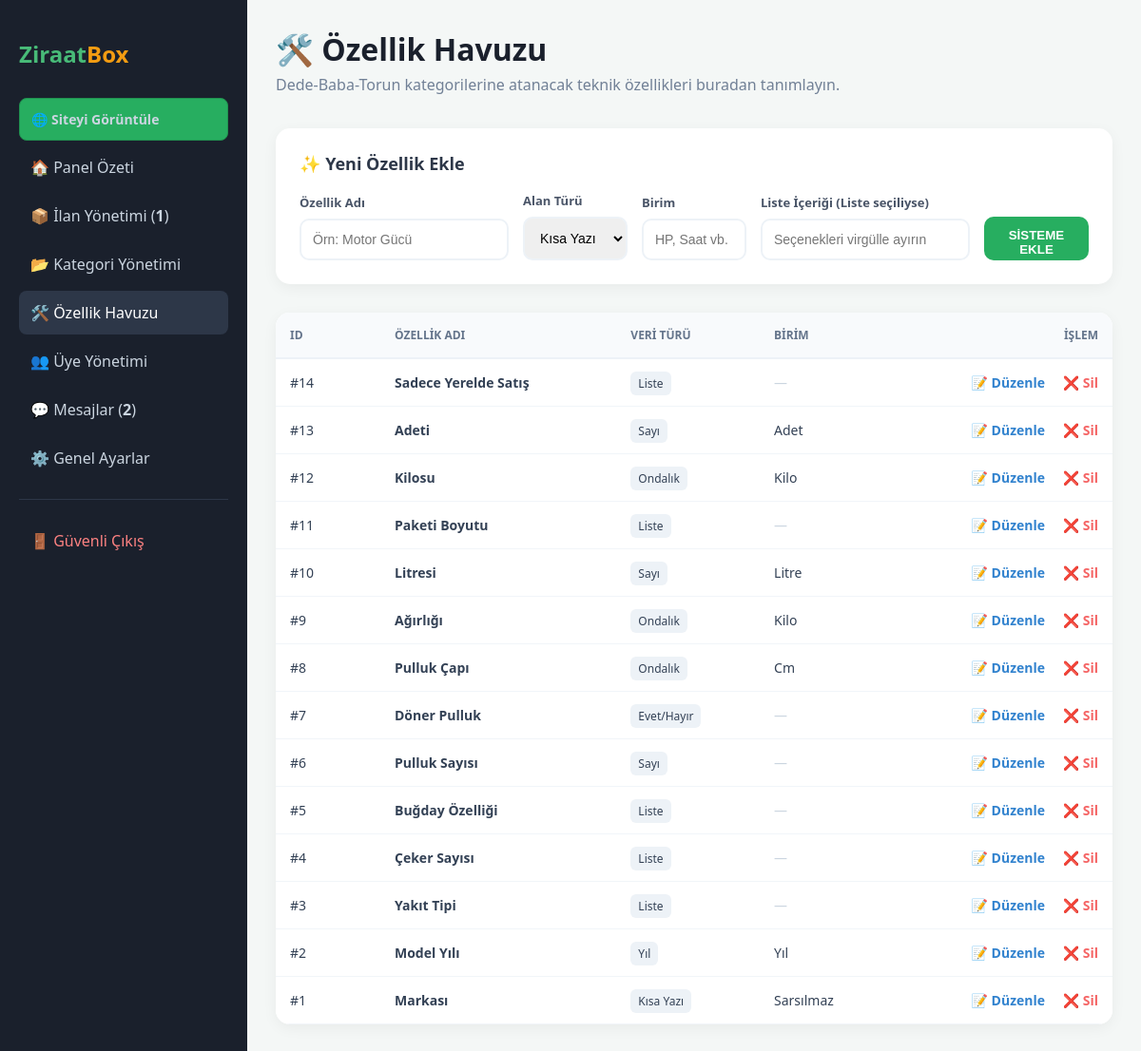
The app's page /yonetim/ozellikler.php (signed in) with its own data.
### tables this page shows
CREATE TABLE `ozellik_tanimlari` (
  `id` int(10) unsigned NOT NULL AUTO_INCREMENT,
  `ozellik_adi` varchar(100) NOT NULL,
  `veri_turu` enum('yazi','sayi','ondalik','yil','tarih','onay','liste') NOT NULL,
  `birim` varchar(20) DEFAULT NULL,
  `liste_icerik` text DEFAULT NULL,
  PRIMARY KEY (`id`)
);

### yonetim/ozellikler.php (the view, shortened to what this page needs)
<?php
require_once "../sistem/ayar.php";
$onay_bekleyen = $db->query("SELECT COUNT(*) FROM ilanlar WHERE durum = 'beklemede'")->fetchColumn();
$yeni_mesaj    = $db->query("SELECT COUNT(*) FROM mesajlar WHERE okundu = 0")->fetchColumn();
$duzenle_id = isset($_GET['duzenle']) ? intval($_GET['duzenle']) : 0;
$d_veri = ['id'=>0, 'ozellik_adi'=>'', 'veri_turu'=>'yazi', 'birim'=>'', 'liste_icerik'=>''];
$ozellikler = $db->query("SELECT * FROM ozellik_tanimlari ORDER BY id DESC")->fetchAll();
$turler = ['yazi'=>'Kısa Yazı', 'sayi'=>'Sayı', 'ondalik'=>'Ondalık', 'yil'=>'Yıl', 'onay'=>'Evet/Hayır', 'liste'=>'Liste'];
?>
<!DOCTYPE html>
<html lang="tr">
<head>
</head>
<body>
<div class="sidebar">
    <h2 style="color: #48bb78; margin-bottom: 30px;">Ziraat<span style="color: #f39c12;">Box</span></h2>
    <a href="../index.php" target="_blank" class="view-site-btn">🌐 Siteyi Görüntüle</a>
    <nav>
        <a href="index.php">🏠 Panel Özeti</a>
        <a href="ilanlar.php">📦 İlan Yönetimi (<b><?php echo $onay_bekleyen; ?></b>)</a>
        <a href="kategoriler.php">📂 Kategori Yönetimi</a>
        <a href="ozellikler.php" class="active">🛠️ Özellik Havuzu</a>
        <a href="uyeler.php">👥 Üye Yönetimi</a>
        <a href="mesajlar.php">💬 Mesajlar (<b><?php echo $yeni_mesaj; ?></b>)</a>
        <a href="ayarlar.php">⚙️ Genel Ayarlar</a>
        <hr style="border: 0; border-top: 1px solid #2d3748; margin: 20px 0;">
        <a href="cikis.php" style="color: #fc8181;">🚪 Güvenli Çıkış</a>
    </nav>
</div>
<div class="content">
    <div style="margin-bottom: 35px;">
        <h1 style="margin: 0; color: #1a202c; font-size: 32px; font-weight: 800;">🛠️ Özellik Havuzu</h1>
        <p style="margin: 5px 0 0; color: #718096;">Dede-Baba-Torun kategorilerine atanacak teknik özellikleri buradan tanımlayın.</p>
    </div>
    <div class="card">
        <h3 style="margin-top: 0; color: #2d3748; font-size: 18px;">
            <?php echo ($duzenle_id > 0) ? "📝 Özelliği Düzenle" : "✨ Yeni Özellik Ekle"; ?>
        </h3>
        <form action="" method="POST" class="form-row">
            <div class="form-group">
                <label>Özellik Adı</label>
                <input type="text" name="ozellik_adi" class="form-input" value="<?php echo htmlspecialchars($d_veri['ozellik_adi']); ?>" placeholder="Örn: Motor Gücü" required>
            </div>
            <div class="form-group">
                <label>Alan Türü</label>
                <select name="veri_turu" class="form-input">
                    <?php foreach($turler as $k => $v) echo "<option value='$k' ".($d_veri['veri_turu']==$k?'selected':'').">$v</option>"; ?>
                </select>
            </div>
            <div class="form-group">
                <label>Birim</label>
                <input type="text" name="birim" class="form-input" value="<?php echo htmlspecialchars($d_veri['birim']); ?>" placeholder="HP, Saat vb.">
            </div>
            <div class="form-group">
                <label>Liste İçeriği (Liste seçiliyse)</label>
                <input type="text" name="liste_icerik" class="form-input" value="<?php echo htmlspecialchars($d_veri['liste_icerik']); ?>" placeholder="Seçenekleri virgülle ayırın">
            </div>
            <div class="form-group">
                <button type="submit" name="ozellik_kaydet" class="btn-submit <?php echo ($duzenle_id > 0) ? 'btn-update' : ''; ?>">
                    <?php echo ($duzenle_id > 0) ? "GÜNCELLE" : "SİSTEME EKLE"; ?>
                </button>
            </div>
        </form>
    </div>
    <div class="card" style="padding: 0;">
        <table>
            <thead>
                <tr>
                    <th width="80">ID</th>
                    <th>Özellik Adı</th>
                    <th>Veri Türü</th>
                    <th>Birim</th>
                    <th style="text-align: right;">İşlem</th>
                </tr>
            </thead>
            <tbody>
                <?php foreach($ozellikler as $o): ?>
                <tr>
                    <td>#<?php echo $o['id']; ?></td>
                    <td><strong><?php echo htmlspecialchars($o['ozellik_adi']); ?></strong></td>
                    <td><span style="background:#edf2f7; padding:4px 8px; border-radius:6px; font-size:12px;"><?php echo $turler[$o['veri_turu']]; ?></span></td>
                    <td><?php echo $o['birim'] ?: '<span style="color:#cbd5e0;">—</span>'; ?></td>
                    <td style="text-align: right;">
                        <a href="?duzenle=<?php echo $o['id']; ?>" style="color: var(--admin-blue); text-decoration: none; font-weight: 700; margin-right: 15px;">📝 Düzenle</a>
                        <a href="?sil=<?php echo $o['id']; ?>" onclick="return confirm('Bu özelliği sildiğinizde bağlı olan tüm ilan verileri de silinir. Emin misiniz?')" style="color: #f56565; text-decoration: none; font-weight: 700;">❌ Sil</a>
                    </td>
                </tr>
                <?php endforeach; ?>
            </tbody>
        </table>
    </div>
</div>
</body>
</html>

### yonetim/ozellikler.php (style rules this page uses)
:root { --admin-dark: #1a202c; --admin-green: #27ae60; --admin-orange: #ed8936; --admin-blue: #3182ce; }
body { margin: 0; font-family: 'Segoe UI', Tahoma, sans-serif; background: #f4f7f6; display: flex; }
.sidebar { width: 260px; background: var(--admin-dark); color: #fff; min-height: 100vh; padding: 20px; box-sizing: border-box; position: sticky; top: 0; }
.content { flex: 1; padding: 30px; box-sizing: border-box; }
.view-site-btn { display: flex; align-items: center; justify-content: center; background: var(--admin-green); color: #fff; text-decoration: none; padding: 12px; border-radius: 8px; margin-bottom: 25px; font-weight: 600; font-size: 14px; transition: 0.3s; border: 1px solid #219150; }
.sidebar a { display: block; color: #cbd5e0; padding: 12px; text-decoration: none; border-radius: 8px; margin-bottom: 5px; transition: 0.3s; }
.sidebar a:hover, .sidebar a.active { background: #2d3748; color: #fff; }
.card { background: #fff; padding: 25px; border-radius: 15px; box-shadow: 0 4px 15px rgba(0,0,0,0.05); margin-bottom: 30px; }
.form-row { display: grid; grid-template-columns: 2fr 1fr 1fr 2fr 1fr; gap: 15px; align-items: flex-end; }
.form-group label { display: block; font-size: 13px; font-weight: 700; color: #4a5568; margin-bottom: 8px; }
.form-input { width: 100%; padding: 12px; border: 2px solid #edf2f7; border-radius: 10px; font-size: 14px; outline: none; box-sizing: border-box; }
.btn-submit { background: var(--admin-green); color: #fff; border: 0; padding: 12px; border-radius: 10px; font-weight: 800; cursor: pointer; transition: 0.3s; width: 100%; height: 46px; }
table { width: 100%; border-collapse: collapse; background: #fff; border-radius: 15px; overflow: hidden; }
th { text-align: left; padding: 15px; background: #f8fafc; color: #64748b; font-size: 12px; text-transform: uppercase; border-bottom: 2px solid #edf2f7; }
td { padding: 15px; border-bottom: 1px solid #f1f5f9; font-size: 14px; color: #334155; }

### records on screen
ozellik_tanimlari: id "14", ozellik_adi "Sadece Yerelde Satış", veri_turu "Liste", birim "—"
ozellik_tanimlari: id "13", ozellik_adi "Adeti", veri_turu "Sayı", birim "Adet"
ozellik_tanimlari: id "12", ozellik_adi "Kilosu", veri_turu "Ondalık", birim "Kilo"
ozellik_tanimlari: id "11", ozellik_adi "Paketi Boyutu", veri_turu "Liste", birim "—"
ozellik_tanimlari: id "10", ozellik_adi "Litresi", veri_turu "Sayı", birim "Litre"
ozellik_tanimlari: id "9", ozellik_adi "Ağırlığı", veri_turu "Ondalık", birim "Kilo"
ozellik_tanimlari: id "8", ozellik_adi "Pulluk Çapı", veri_turu "Ondalık", birim "Cm"
ozellik_tanimlari: id "7", ozellik_adi "Döner Pulluk", veri_turu "Evet/Hayır", birim "—"
ozellik_tanimlari: id "6", ozellik_adi "Pulluk Sayısı", veri_turu "Sayı", birim "—"
ozellik_tanimlari: id "5", ozellik_adi "Buğday Özelliği", veri_turu "Liste", birim "—"
ozellik_tanimlari: id "4", ozellik_adi "Çeker Sayısı", veri_turu "Liste", birim "—"
ozellik_tanimlari: id "3", ozellik_adi "Yakıt Tipi", veri_turu "Liste", birim "—"
ozellik_tanimlari: id "2", ozellik_adi "Model Yılı", veri_turu "Yıl", birim "Yıl"
ozellik_tanimlari: id "1", ozellik_adi "Markası", veri_turu "Kısa Yazı", birim "Sarsılmaz"

### other values on screen
$onay_bekleyen "1"
$yeni_mesaj "2"
form field veri_turu "Kısa Yazı"
